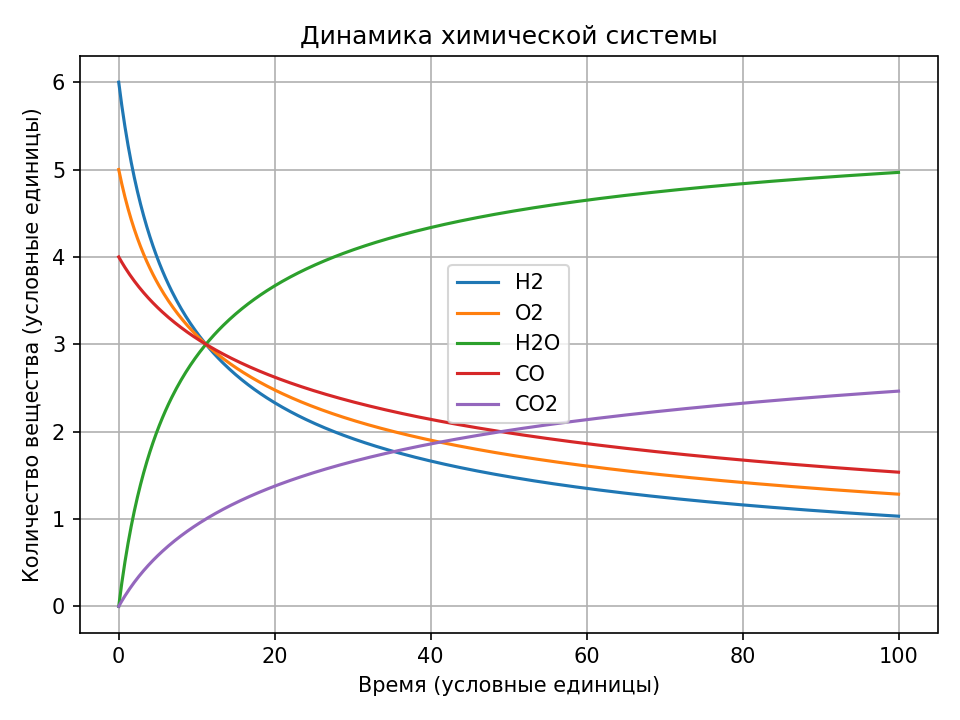

Reproduce this figure in Python.
import numpy as np
import pandas as pd
import matplotlib.pyplot as plt
from scipy.integrate import solve_ivp

# Порядок веществ:
# H2, O2, H2O, CO, CO2

# Условные константы скорости
k_water = 0.002
k_co = 0.001

def reaction_rates(y):
    """Рассчитывает скорости двух реакций."""
    H2, O2, H2O, CO, CO2 = np.maximum(y, 0)

    rate_water = k_water * H2**2 * O2
    rate_co = k_co * CO**2 * O2

    return rate_water, rate_co

def derivatives(t, y):
    """Изменение количества каждого вещества со временем."""
    H2, O2, H2O, CO, CO2 = y

    rate_water, rate_co = reaction_rates(y)

    return [
        -2 * rate_water,
        -rate_water - rate_co,
        2 * rate_water,
        -2 * rate_co,
        2 * rate_co,
    ]

def main():
    # Начальное количество веществ в условных единицах
    initial = [6, 5, 0, 4, 0]

    time_points = np.linspace(0, 100, 501)

    result = solve_ivp(
        derivatives,
        (0, 100),
        initial,
        t_eval=time_points,
        rtol=1e-8,
        atol=1e-10,
    )

    if not result.success:
        raise RuntimeError(result.message)

    # Переносим результат в таблицу
    data = pd.DataFrame(
        result.y.T,
        columns=["H2", "O2", "H2O", "CO", "CO2"],
    )
    data.insert(0, "Время", result.t)

    print("Начальное состояние:")
    print(data.iloc[0].round(4).to_string())

    print("\nКонечное состояние:")
    print(data.iloc[-1].round(4).to_string())

    # Проверяем сохранение атомов
    initial_atoms = np.array([
        initial[0] * 2 + initial[2] * 2,
        initial[1] * 2 + initial[2] + initial[3] + initial[4] * 2,
        initial[3] + initial[4],
    ])

    final = result.y[:, -1]
    final_atoms = np.array([
        final[0] * 2 + final[2] * 2,
        final[1] * 2 + final[2] + final[3] + final[4] * 2,
        final[3] + final[4],
    ])

    print("\nАтомы H, O, C:")
    print("В начале:", initial_atoms.round(6))
    print("В конце: ", final_atoms.round(6))

    if np.allclose(initial_atoms, final_atoms, atol=1e-6):
        print("Проверка пройдена: атомы сохраняются.")
    else:
        print("ВНИМАНИЕ: обнаружено нарушение баланса.")

    # Сохраняем результаты
    data.to_csv("reaction_dynamics.csv", index=False)

    # Строим график
    for substance in ["H2", "O2", "H2O", "CO", "CO2"]:
        plt.plot(result.t, np.maximum(result.y[[
            "H2", "O2", "H2O", "CO", "CO2"
        ].index(substance)], 0), label=substance)

    plt.xlabel("Время (условные единицы)")
    plt.ylabel("Количество вещества (условные единицы)")
    plt.title("Динамика химической системы")
    plt.legend()
    plt.grid(True)
    plt.tight_layout()
    plt.savefig("reaction_dynamics.png", dpi=150)
    plt.show()

if __name__ == "__main__":
    main()
